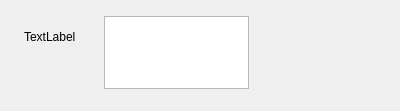
<?xml version="1.0" encoding="UTF-8"?>
<ui version="4.0">
 <class>InfoWidget</class>
 <widget class="QWidget" name="InfoWidget">
  <property name="geometry">
   <rect>
    <x>0</x>
    <y>0</y>
    <width>400</width>
    <height>111</height>
   </rect>
  </property>
  <property name="windowTitle">
   <string>Info</string>
  </property>
  <widget class="QTextEdit" name="textEditInfo">
   <property name="enabled">
    <bool>true</bool>
   </property>
   <property name="geometry">
    <rect>
     <x>104</x>
     <y>16</y>
     <width>145</width>
     <height>73</height>
    </rect>
   </property>
   <property name="readOnly">
    <bool>true</bool>
   </property>
  </widget>
  <widget class="ClickableLabel" name="labelPix">
   <property name="geometry">
    <rect>
     <x>24</x>
     <y>0</y>
     <width>73</width>
     <height>73</height>
    </rect>
   </property>
   <property name="text">
    <string>TextLabel</string>
   </property>
  </widget>
 </widget>
 <customwidgets>
  <customwidget>
   <class>ClickableLabel</class>
   <extends>QLabel</extends>
   <header>clickable_label.h</header>
  </customwidget>
 </customwidgets>
 <resources/>
 <connections/>
</ui>
